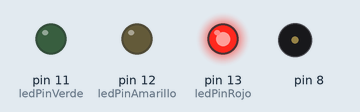
Simulated run of this sketch. Board: Arduino Uno, built with avr-gcc and run on an emulated ATmega328P. Shown: output pins drawn as LEDs (lit = HIGH), buzzer (waves = sounding).

Above: at 0.2 s.
At 0.58 s:
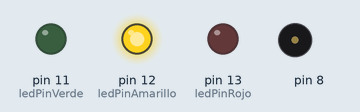
At 1.47 s:
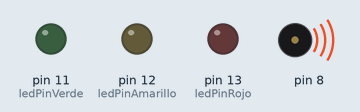
At 2.7 s:
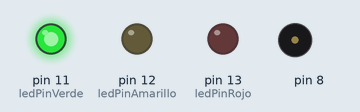
Timing chart, 0 to 4.1 s (numbered marks = the images above):
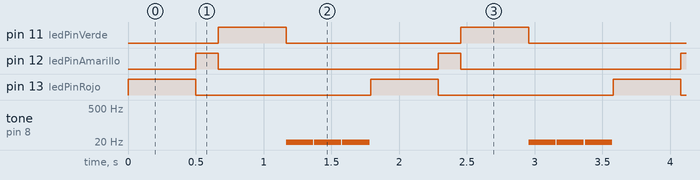

Measured:
- by itself, pin 11 (ledPinVerde), pin 13 (ledPinRojo): alternates HIGH for 0.50 s and LOW for 1.3 s
- by itself, pin 12 (ledPinAmarillo): alternates HIGH for 0.17 s and LOW for 1.6 s
- by itself, tone on pin 8: repeats every 1.8 s: 2 × (silent 0.01 s, 8 Hz 0.20 s), silent 1.2 s, 8 Hz 0.20 s

The sketch:

leds_and_sound.ino
```cpp
// Definición del pin del LED
const int ledPinRojo = 13;
const int ledPinAmarillo = 12;
const int ledPinVerde = 11;

const int espera = 500;


void setup() {
  pinMode(13, OUTPUT);
  pinMode(12, OUTPUT);
  pinMode(11, OUTPUT);

  pinMode(8, OUTPUT);
}

void loop() {

  blinkPin(13, espera);
  blinkPin(12, espera/3);
  blinkPin(11, espera);
  makesound();
  makesound();
  makesound();

}

void blinkPin(int pin, int delayTime) {
  digitalWrite(pin, HIGH); // Encender el pin
  delay(delayTime); // Esperar el tiempo especificado
  digitalWrite(pin, LOW); // Apagar el pin
  // delay(delayTime); // Esperar el tiempo especificado
}

void makesound(){
  // Generar un tono en el buzzer
  tone(8, 8); // Frecuencia de 1000 Hz
  delay(200); // Mantener el tono durante 1 segundo
  noTone(8); // Apagar el tono
  delay(8); // Esperar 1 segundo antes de volver a empezar
}
```
